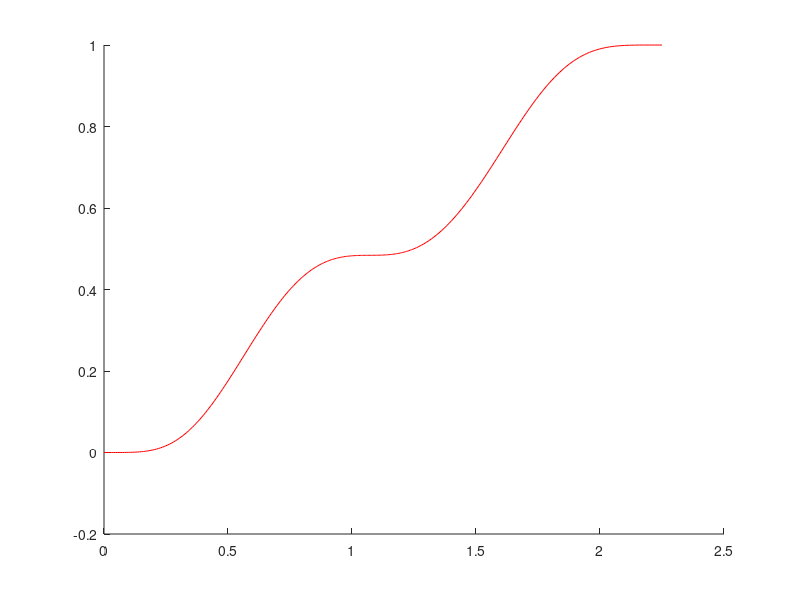
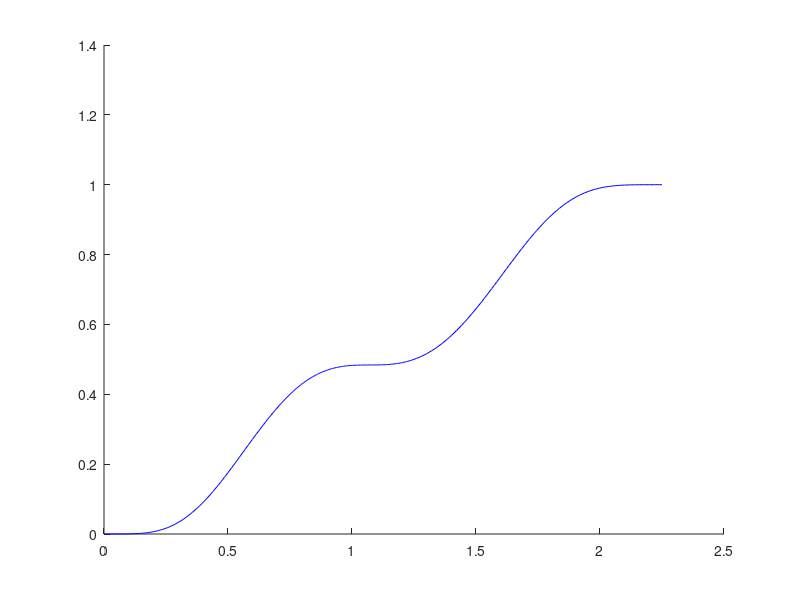
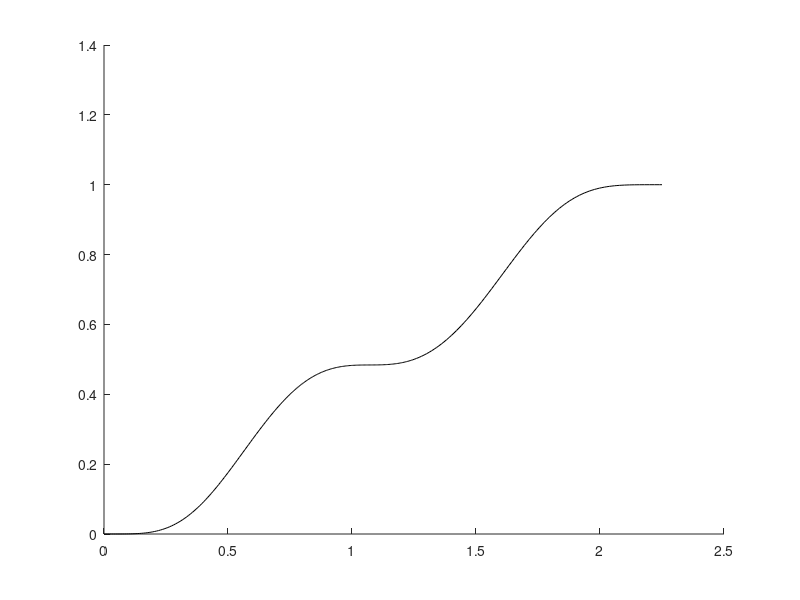

These figures' MATLAB source, in order:
function polyTest()

taus=[0.75
    0.5
    1];

p0=[-7.77673e-12
    -1.05638e-13
    1.28438e-13
    -8.06133e-14
    3.96831e-15
    44.0379
    -154.765
    220.551
    -149.424
    40.1398];

p1=[     0.4
    0.683407
    -1.40787
    -1.30785
    6.55326
    -11.4753
    43.8303
    -105.226
    117.954
    -51.5888];

p2=[     0.5
    0.252805
    1.24804
    1.2135
    -5.21775
    9.50847
    -25.9649
    39.5314
    -26.6531
    6.58146];

p0_unC=[ 1.32211e-11
    -1.87927e-14
    -1.92734e-15
    -2.363e-15
    1.56774e-14
    44.0379
    -154.766
    220.551
    -149.425
    40.1398];
p1_unC=[     0.4
    0.683407
    -1.40787
    -1.30785
    6.55326
    -11.4754
    43.8306
    -105.226
    117.954
    -51.5892];
p2_unC=[     0.5
    0.252805
    1.24804
    1.2135
    -5.21776
    9.50857
    -25.9651
    39.5317
    -26.6532
    6.58149];
p0_unC_Sparse=[ 1.32626e-11
    -1.8671e-14
    2.89229e-15
    -8.78493e-16
    -0
    44.0379
    -154.766
    220.551
    -149.425
    40.1398];
p1_unC_Sparse=[     0.4
    0.683407
    -1.40787
    -1.30785
    6.55326
    -11.4754
    43.8306
    -105.226
    117.954
    -51.5892];
p2_unC_Sparse=[     0.5
    0.252805
    1.24804
    1.2135
    -5.21776
    9.50857
    -25.9651
    39.5317
    -26.6532
    6.58149];


    function [t0, x0, t1, x1, t2, x2] = genPlotPoints(p_0, p_1, p_2)
        
        t0_eval = linspace(0,taus(1));
        x0 = polyval(flipud(p_0),t0_eval);
        t0 = t0_eval;
        
        t1_eval = linspace(0,taus(2));
        x1 = polyval(flipud(p_1),t1_eval);
        t1 = t1_eval + taus(1);
        
        t2_eval = linspace(0,taus(3));
        x2 = polyval(flipud(p_2),t2_eval);
        t2 = t2_eval + taus(1) + taus(2);
        
        
    end


    function plotPolys(p_0, p_1, p_2, color)
        [t0, x0, t1, x1, t2, x2] = genPlotPoints(p_0,p_1,p_2);
        
        
        plot(t0,x0,color)
        plot(t1,x1,color)
        plot(t2,x2,color)
 
    end

    figure(1),clf,hold on
    plotPolys(p0,p1,p2,'r');
    figure(2),clf,hold on
    plotPolys(p0_unC,p1_unC,p2_unC,'b');
    figure(3),clf,hold on
    plotPolys(p0_unC_Sparse,p1_unC_Sparse,p2_unC_Sparse,'k');


end

